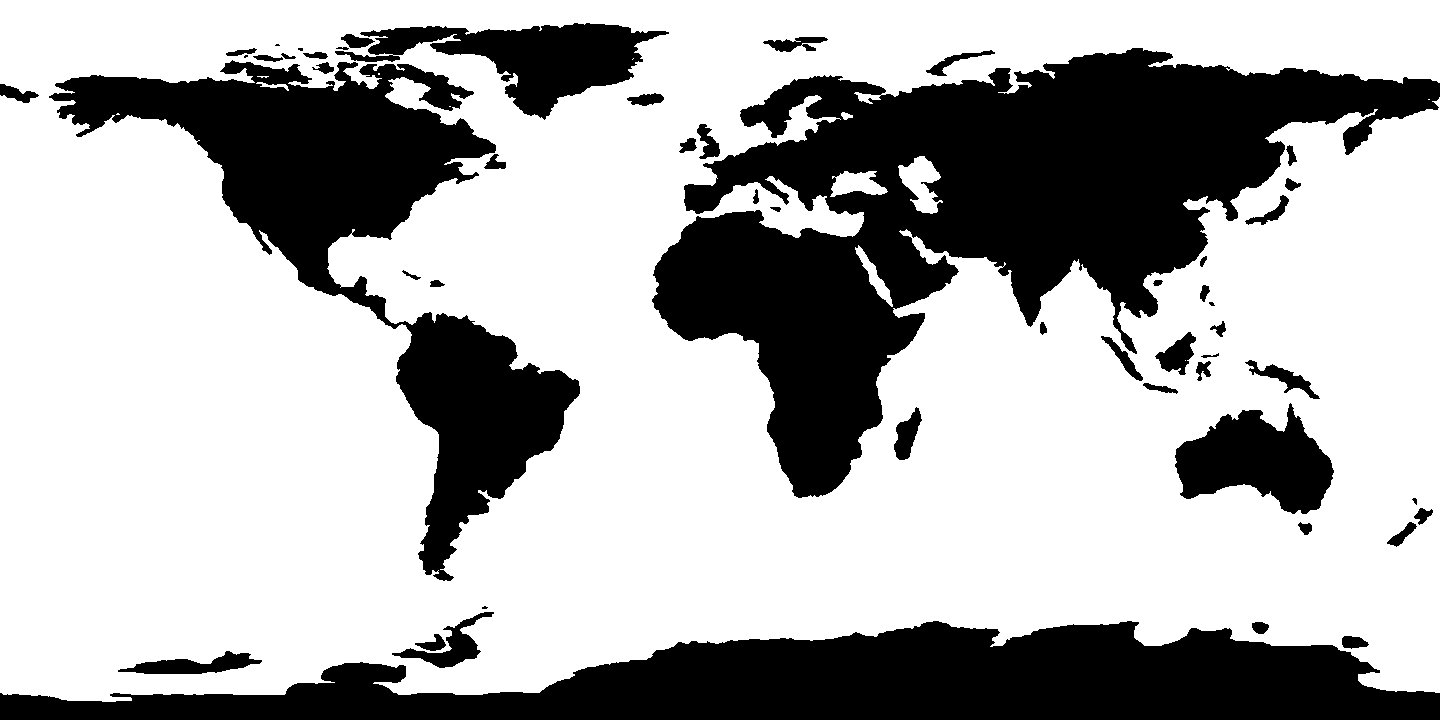

Tiled map render using the project's own tile images. Description and the whole map definition, tile-layer contents included, below:
An orthogonal 1x1 tile map with 1440x720 px tiles, 1 tile layer (Tile Layer 1) and 8 objects.

<map version="1.0" orientation="orthogonal" renderorder="right-down" width="1" height="1" tilewidth="1440" tileheight="720" nextobjectid="9">
 <tileset firstgid="1" name="worldMap" tilewidth="1440" tileheight="720" tilecount="1" columns="1">
  <image source="worldMap.png" width="1440" height="720" />
 </tileset>
 <layer name="Tile Layer 1" width="1" height="1">
  <data encoding="csv">
1
</data>
 </layer>
 <objectgroup name="Object Layer 1">
  <object id="1" x="654" y="227" width="146" height="111" />
  <object id="2" x="757" y="238" width="124" height="260" />
  <object id="3" x="880" y="247" width="70" height="102" />
  <object id="4" x="685" y="183" width="33" height="30" />
  <object id="5" x="703" y="152" width="200" height="86" />
  <object id="6" x="747" y="106" width="180" height="44" />
  <object id="7" x="787" y="69" width="100" height="37" />
  <object id="8" x="907" y="90" width="327" height="161" />
 </objectgroup>
</map>